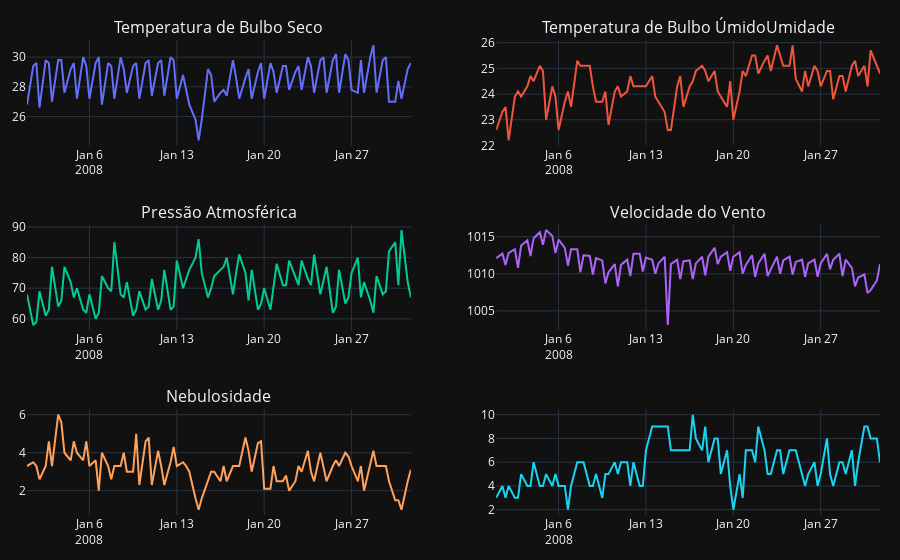

The cell this chart's notebook holds for it:
### Code cell
#Plot 2x3 com variáveis numéricas 
 
fig = make_subplots(rows=3, cols=2, 
        subplot_titles=["Temperatura de Bulbo Seco",
                        "Temperatura de Bulbo Úmido"
                        "Umidade",
                        "Pressão Atmosférica",
                        "Velocidade do Vento",
                        "Nebulosidade"
                        ])

fig.add_trace(
    go.Scatter(
        x=df['2008-01'].index, 
        y=df['TempBulboSeco']['2008-01']
    ),
    row = 1, col=1
   )

fig.add_trace(
    go.Scatter(
        x=df['2008-01'].index, 
        y=df['TempBulboUmido']['2008-01']
    ),
    row = 1, col=2
)

fig.add_trace(
    go.Scatter(
        x=df['2008-01'].index, 
        y=df['UmidadeRelativa']['2008-01']
    ),
    row = 2, col=1
)

fig.add_trace(
    go.Scatter(
        x=df['2008-01'].index, 
        y=df['PressaoAtmEstacao']['2008-01']
    ),
    row = 2, col=2
)

fig.add_trace(
    go.Scatter(
        x=df['2008-01'].index, 
        y=df['VelocidadeVento']['2008-01']
    ),
    row = 3, col=1
)

fig.add_trace(
    go.Scatter(
        x=df['2008-01'].index, 
        y=df['Nebulosidade']['2008-01']
    ),
    row = 3, col=2
)


fig.update_layout(
    showlegend=False,
    template = "plotly_dark",
    margin = dict(l=20,r=20, t=40, b = 20), 
    
)
fig.show()
